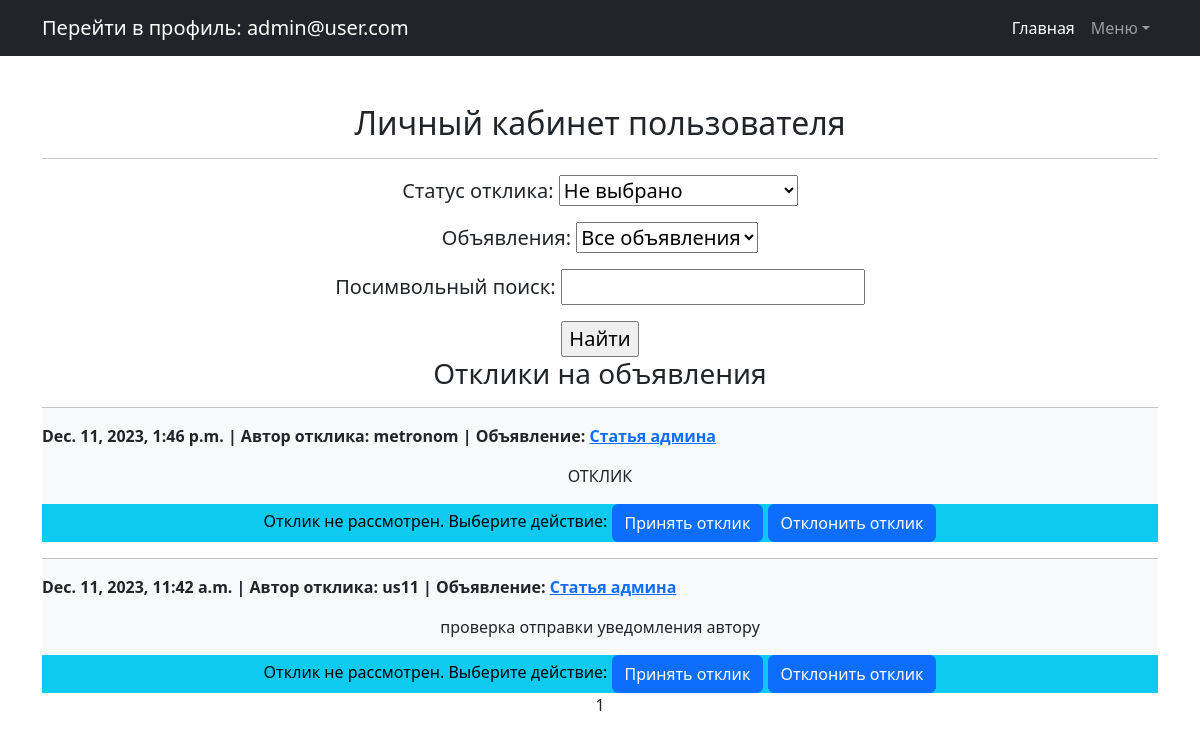
The page /profile/ (signed in) on the database as committed earlier.
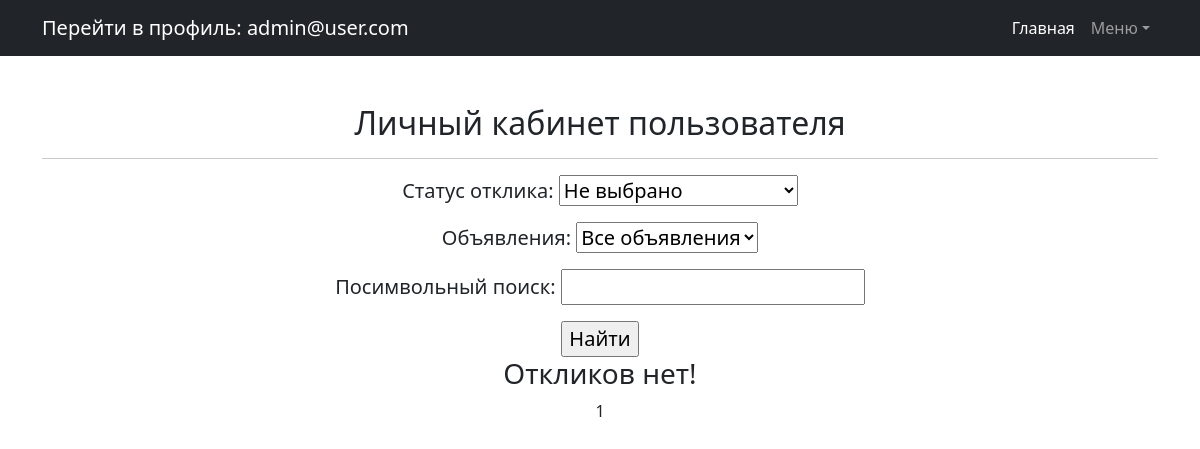
The same page on the database as committed later.
### Board/models.py (models this page shows, shortened)
class Comment(models.Model):
    STATUS = (
        (0, 'отклик отклонен'),
        (1, 'отклик принят'),
        (2, 'отклик не рассмотрен'),
    )
    comment_message = models.ForeignKey(Message, related_name='c_message', on_delete=models.CASCADE)
    user = models.ForeignKey(User, related_name='c_user', on_delete=models.CASCADE)
    comment = models.TextField(default='')
    data_create = models.DateTimeField(auto_now_add=True)
    comment_status = models.IntegerField(default=2, choices=STATUS, verbose_name='Статус отклика')  #
    class Meta:
        ordering = ['-data_create']
        indexes = [models.Index(fields=['-data_create'])]

class Message(models.Model):
    VARIETY = (
        ('Tanks', 'Танки'),
        ('Healers', 'Хилы'),
        ('DD', 'ДД'),
        ('Traders', 'Торговцы'),
        ('Gildmasters', 'Гилдмастеры'),
        ('Questgivers', 'Квестгиверы'),
        ('Blacksmiths', 'Кузнецы'),
        ('Tanners', 'Кожевники'),
        ('PotionMakers', 'Зельевары'),
        ('SpellMasters', 'Мастера заклинаний'),
    )
    message_header = models.CharField(max_length=255, default='', verbose_name='Заголовок')  # Заголовок объявления
    message_text = models.TextField(default="", verbose_name='Текст объявления')  # Текстовое содержимое объявления
    data_create = models.DateTimeField(auto_now_add=True, verbose_name='Дата создания')  # Дата создания объявления
    category = models.CharField(max_length=20, choices=VARIETY, default='Tanks', blank=False, verbose_name='Категория')
    files = models.FileField(upload_to='files/%Y/%m/%d', verbose_name='Файл',
                             default=None, null=True, blank=True)
    photo = models.ImageField(upload_to='photos/%Y/%m/%d', verbose_name='Фото',
                              default=None, null=True, blank=True)
    message_user = models.ForeignKey(User, related_name='m_user', on_delete=models.CASCADE)
    def __str__(self):
        return f'{self.message_header}'

### Board/views.py (the view)
# urls.py: path('profile/', Profile.as_view(), name='profile'),  # страница с профилем пользователя на базе ListView
class Profile(LoginRequiredMixin, ListView):
    raise_exception = True
    model = Comment
    ordering = '-data_create'
    template_name = 'profile.html'
    context_object_name = 'comments'
    paginate_by = 10
    def get_queryset(self):
        queryset = Comment.objects.filter(comment_message__message_user_id=self.request.user)
        self.filterset = CommentFilter(self.request.GET, queryset, request=self.request.user)
        return self.filterset.qs
    def get_context_data(self, **kwargs):
        context = super().get_context_data(**kwargs)
        context['filterset'] = self.filterset
        return context

### templates/profile.html (shortened to what this page needs)
{% extends 'default.html' %}
{% block content %}
<h2>Личный кабинет пользователя</h2>
{% if perms.Board.add_message %}
<hr>
<div class="lead">
   <form action="" method="get">
       {{ filterset.form.as_p }}
       <input type="submit" value="Найти" />
   </form>
</div>
    {% if comments %}
        <h3>Отклики на объявления</h3>
        {% for comment in comments %}
            {% if request.user.id  !=  comment.user.id %}
            <div class="bg-light">
                <hr>
                <p class="text-black-50, text-start" ><strong>{{ comment.data_create }}  |  Автор отклика: {{ comment.user }}  |  Объявление:
                    <a href="{% url 'message_detail' pk=comment.comment_message.id %}">{{comment.comment_message}}</a></strong></p>
                <p class="text-reset">{{ comment.comment }}</p>
                            {% if comment.comment_status == 2 %}
                                <div class="text-bg-info">Отклик не рассмотрен. Выберите действие:
                                    <a class="btn btn-primary" href="{% url 'change_status' comment.id comment.comment_message.id 'accept' %}">Принять отклик</a>
                                    <a class="btn btn-primary" href="{% url 'change_status' comment.id comment.comment_message.id 'reject' %}">Отклонить отклик</a>
                                </div>
                            {% endif %}
            {% endif %}
            </div>
        {% endfor %}
    {% else %}
        <h3>Откликов нет!</h3>
    {% endif %}
{% endif %}
   {{ page_obj.number }}
{% endblock content %}

### templates/default.html (shortened to what this page needs)
<!DOCTYPE html>
<html lang="en">
    <head>
        {% load static %}
        <link href="{% static 'css/styles.css' %}" rel="stylesheet" />
    </head>
    <body>
        <nav class="navbar navbar-expand-lg navbar-dark bg-dark">
            <div class="container">
                {% if user.is_authenticated %}
                    <a class="navbar-brand" href="{% url 'profile' %}">Перейти в профиль: {{request.user.email}}</a>
                {% else %}
                    <div class="navbar-brand">Не авторизованный пользователь:
                        <a class="navbar-brand" href="{% url 'register' %}">Зарегистрируйтесь</a>
                        или
                        <a class="navbar-brand" href="{% url 'login' %}">Войдите на портал</a>
                    </div>
                {% endif %}
                <div class="collapse navbar-collapse" id="navbarSupportedContent">
                    <ul class="navbar-nav ms-auto mb-2 mb-lg-0">
                        <li class="nav-item"><a class="nav-link active" aria-current="page" href="{% url 'message_list' %}">Главная</a></li>
                        <li class="nav-item dropdown">
                            <a class="nav-link dropdown-toggle" id="navbarDropdown" href="#" role="button" data-bs-toggle="dropdown" aria-expanded="true">Меню</a>
                        </li>
                    </ul>
                </div>
            </div>
        </nav>
        <div class="container">
            <div class="text-center mt-5">
                <h3>{% block content %}{{ flatpage.content }}{% endblock content %}</h3>
            </div>
        </div>
    </body>
</html>

Rows that differ between the two databases and show on the page:
removed Comment: data_create "Dec. 11, 2023, 1:46 p.m.", user "metronom", comment_message "Статья админа", comment "ОТКЛИК", shows "Отклик не рассмотрен. Выберите действие:", comment_status "Принять отклик"
removed Comment: data_create "Dec. 11, 2023, 11:42 a.m.", user "us11", comment_message "Статья админа", comment "проверка отправки уведомления автору", shows "Отклик не рассмотрен. Выберите действие:", comment_status "Принять отклик"
Other text that changed with them:
text no longer shown: "Отклики на объявления"
text now shown: "Откликов нет!"
